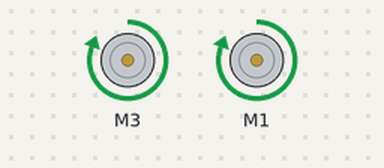
Bench run of a sketch on a simulated Arduino Uno, built with avr-gcc and run on an emulated ATmega328P. On the bench: 2 × DC motor (green arrow = forward, orange = backward, longer = faster). What the sketch prints to the serial monitor is not drawn.

Above: at 0.1 s.
Timing chart, 0 to 1.6 s (numbered marks = the images above):
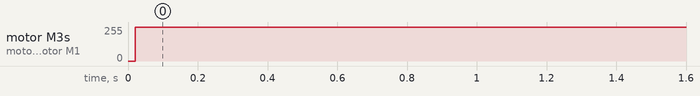

Measured:
- by itself, motor M3, motor M1: stopped → forward 255/255 at 0.02 s

The sketch:

AsservissementClasseBrico.ino
```cpp
/*
Ce programme contient le nouvel asservissement, et un systeme de classe pour les moteurs.
*/

#include <AFMotor.h>
#include <TimerOne.h>

#define ENCODEURR 19
#define ENCODEURL 18


double tickperround = 600; // Valeur à changer en fonction du capteur à effet hall

volatile int hallTicksR;
volatile int hallTicksL;

//____________________________________________________LaGrandeClasse___________________________________________

class ClasseMoteur{

  private:
    float _kp;
    float _ki;
    float _kd;
    double _somme_erreur;
    double _delta_erreur;
    double _erreur_precedente;
    double _speedDelta;
    double _MotorPWM;
    double _tickperround;


  public:


    double speedM;
    long ttlTicks;
    double cibleVitesse;
    AF_DCMotor _motor;

    ClasseMoteur(unsigned int tickperround, AF_DCMotor motor){

      this->_motor = motor;
      this->_tickperround = tickperround;
      this->speedM = 0;
      this->ttlTicks = 0;
      this->_kp = 120;
      this->_ki = 10;
      this->_kd = 0;
      this->cibleVitesse = 0;
      this->_somme_erreur=0;
      this->_delta_erreur=0;
      this->_erreur_precedente=0;
      this->_MotorPWM=0;
    }


    void routine(int hallTicks){
      MotorAsserv();
      speedM = (hallTicks/_tickperround)/0.02; // Le 0.1 doit correspondre a la fréquence de relevé de speed ligne 20
      ttlTicks += hallTicks;
    }

   void MotorAsserv(){ // Fonction qui asservit les moteurs aux variables cibleVitesseL et cibleVitesseR
      // Motor Right

      _speedDelta = cibleVitesse - speedM;
      _somme_erreur += _speedDelta;
      _delta_erreur = _speedDelta - _erreur_precedente;
      _erreur_precedente = _speedDelta;

      _MotorPWM = _kp * _speedDelta + _ki * _somme_erreur; // + _kd * _delta_erreur;

      if (_MotorPWM > 255) _MotorPWM = 255;
      else if (_MotorPWM < 0) _MotorPWM = 0;

      _motor.setSpeed(_MotorPWM);
    }

};

//____________________________________________________Fin de LaGrandeClasse___________________________________________


double cibleVitesse;
//Creation des objets moteurs
AF_DCMotor motorR = AF_DCMotor(3, MOTOR34_64KHZ); // Initalisation du moteur branchements sur M1
AF_DCMotor motorL = AF_DCMotor(1, MOTOR12_64KHZ); // Initalisation du moteur branchements sur M1
ClasseMoteur MDROIT = ClasseMoteur(600, motorR);
ClasseMoteur MGAUCHE = ClasseMoteur(600, motorL);


void setup() {

  pinMode(ENCODEURR, INPUT_PULLUP);
  pinMode(ENCODEURL, INPUT_PULLUP);
  attachInterrupt(digitalPinToInterrupt(19), compteurR, CHANGE);
  attachInterrupt(digitalPinToInterrupt(18), compteurL, CHANGE);

  Timer1.initialize(20000); // On défini le timeur : 50000 microseconds ( 0.05 sec - or 20Hz )
  Timer1.attachInterrupt( timerSpeed );


  Serial.begin(115200);           // set up Serial library at 115200

  cibleVitesse = 0; //___________________________________________Variable de Vitesse !!!!!!_______________________________________________
  ToutDroitCapitaine();
}


void loop() {

  MDROIT._motor.run(FORWARD);
  MGAUCHE._motor.run(FORWARD);

  cibleVitesse = 2.00;
  ToutDroitCapitaine();

  delay(5000);

  cibleVitesse = 0;
  ToutDroitCapitaine();

  delay(1000);

}


void ToutDroitCapitaine(){
  MDROIT.cibleVitesse = cibleVitesse;
  MGAUCHE.cibleVitesse = cibleVitesse;
}

void compteurR(){
  hallTicksR++;
}

void compteurL(){
  hallTicksL++;
}


void timerSpeed(){

  MDROIT.routine(hallTicksR);
  hallTicksR = 0;
  MGAUCHE.routine(hallTicksL);
  hallTicksL = 0;

  Serial.print("Vitesses: Gauche = ");
  Serial.print(MGAUCHE.speedM);
  Serial.print(" - Droite = ");
  Serial.println(MDROIT.speedM);
}
```
